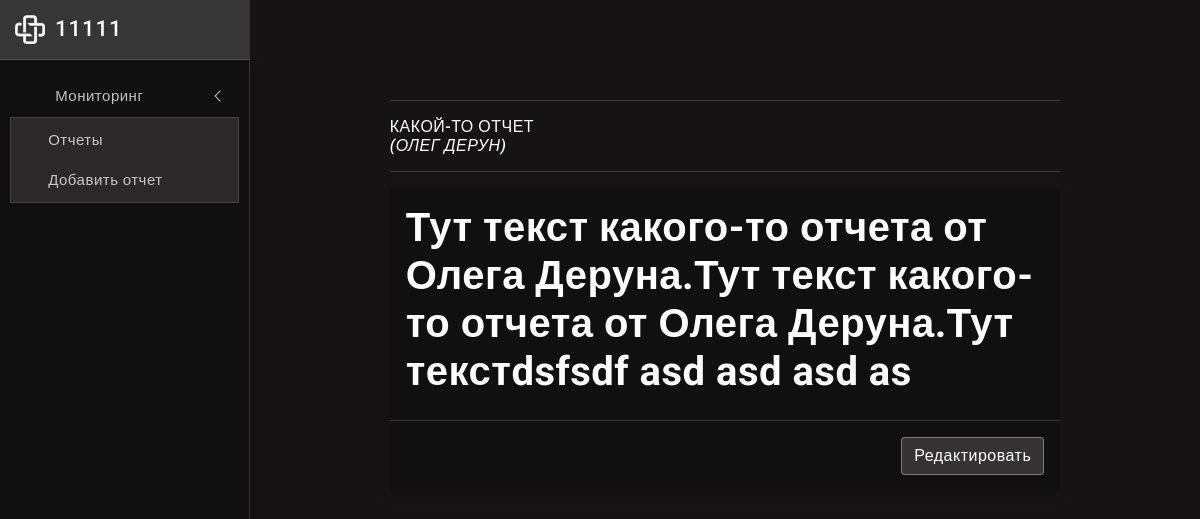
/note/1/, run on the app's committed database.
### notes/models.py (models this page shows, shortened)
class Note(models.Model):
    title = models.CharField("Заголовок", max_length=100)
    user = models.ForeignKey('NoteAuthor', on_delete=models.SET_NULL, null=True, verbose_name='Пользователь')
    created = models.DateField("Создана", auto_now=True)
    status = models.BooleanField("Закрыто?", default=False)
    textarea = HTMLField("Поле для отчета", max_length=2000)
    class Meta:
        verbose_name = 'Отчет'
        verbose_name_plural = 'Отчеты'

class NoteAuthor(models.Model):
    name = models.CharField("Имя", max_length=20)
    surname = models.CharField("Фамилия", max_length=20)
    post = models.CharField(max_length=1, choices=POST_CHOICES, default="Оператор", verbose_name="Должность")
    class Meta:
        verbose_name = 'Пользователь'
        verbose_name_plural = 'Пользователи'
    def __str__(self):
        return '{0} {1}'.format (self.name, self.surname)

### notes/views.py (the view)
# urls.py: path('note/<int:pk>/', views.NoteDetailView.as_view(), name='note-detail'),
class NoteDetailView(generic.DetailView):
    model = Note

### templates/notes/note_detail.html
{% extends 'notes/layout.html' %}
{% block content %}
<div class="page-wrapper">
  <div class="page-content">
    <div class="row">
      <div class="col-xl-9 mx-auto">
        <hr>
        <h6 class="mb-0 text-uppercase">{{ note.title }}<p><em>({{ note.user }})</em></p>
        </h6>
        <hr />
        <div class="card">
          <div class="card-body">
            {{ note.textarea|safe }}
          </div>
          <div class="modal-footer">
            <button type="button" class="btn btn-light"><a
                href="{% url 'note-edit' note.id %}">Редактировать</a></button>
          </div>
        </div>
      </div>
    </div>
  </div>
</div>
{% endblock content %}

### notes/static/notes/css/app.css (style rules this page uses)
body { font-size: 14px; letter-spacing: .5px; font-family: Roboto, sans-serif; overflow-x:hidden }
a { text-decoration: none }
.page-wrapper { height: 100%; margin-top: 60px; margin-bottom: 0px; margin-left: 250px }
.page-content { padding: 1.5rem 1.5rem 0 1.5rem }
body.bg-theme2 { background-image: url(../images/bg-themes/2.png); }
.bg-theme { background-size: 100% 100%; background-attachment: fixed; background-position: center; background-repeat: no-repeat; transition: background .3s; }
.bg-theme { background-size: 100% 100%; background-attachment: fixed; background-position: center; background-repeat: no-repeat; transition: background .2s; }

### data on the page
Note: title "КАКОЙ-ТО ОТЧЕТ", user "ОЛЕГ ДЕРУН", textarea "Тут текст какого-то отчета от Олега Деруна.Тут текст какого-то отчета от Олега Деруна.Тут текстdsfsdf asd asd asd as"
